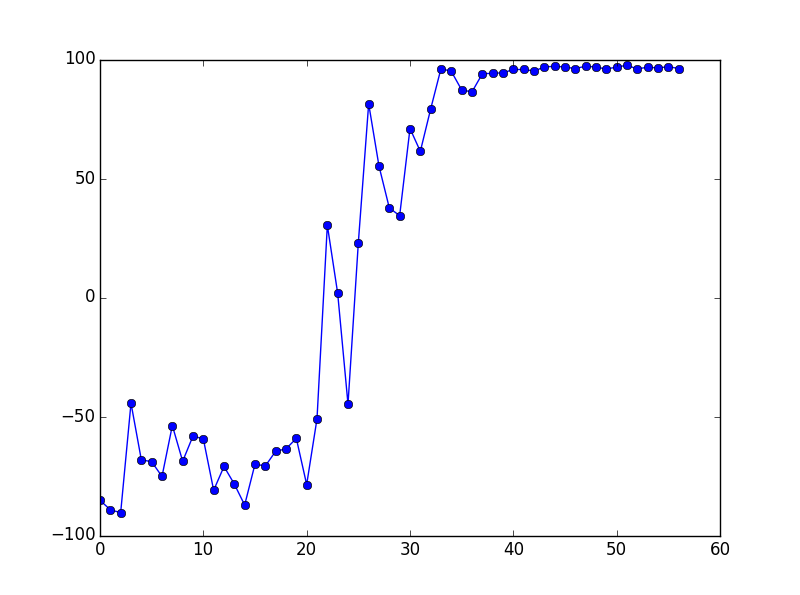

Here is the Python script that generated this plot:
from __future__ import print_function

#!/usr/bin/env python
__author__ = 'Thomas Rueckstiess, ruecksti@in.tum.de'

from pybrain.rl.environments.cartpole import CartPoleEnvironment, DiscreteBalanceTask, CartPoleRenderer
from pybrain.rl.agents import LearningAgent
from pybrain.rl.experiments import EpisodicExperiment
from pybrain.rl.learners.valuebased import NFQ, ActionValueNetwork
from pybrain.rl.explorers import BoltzmannExplorer

from numpy import array, arange, meshgrid, pi, zeros, mean
from matplotlib import pyplot as plt

# switch this to True if you want to see the cart balancing the pole (slower)
render = False
#render = True

plt.ion()

env = CartPoleEnvironment()
if render:
    renderer = CartPoleRenderer()
    env.setRenderer(renderer)
    renderer.start()

module = ActionValueNetwork(4, 3)

task = DiscreteBalanceTask(env, 100)
learner = NFQ()
learner.explorer.epsilon = 0.4

agent = LearningAgent(module, learner)
testagent = LearningAgent(module, None)
experiment = EpisodicExperiment(task, agent)

def plotPerformance(values, fig):
    plt.figure(fig.number)
    plt.clf()
    plt.plot(values, 'o-')
    plt.gcf().canvas.draw()
    # Without the next line, the pyplot plot won't actually show up.
    plt.pause(0.001)

performance = []

if not render:
    pf_fig = plt.figure()

while(True):
	# one learning step after one episode of world-interaction
    experiment.doEpisodes(1)
    agent.learn(1)

    # test performance (these real-world experiences are not used for training)
    if render:
        env.delay = True
    experiment.agent = testagent
    r = mean([sum(x) for x in experiment.doEpisodes(5)])
    env.delay = False
    testagent.reset()
    experiment.agent = agent

    performance.append(r)
    if not render:
        plotPerformance(performance, pf_fig)

    print("reward avg", r)
    print("explorer epsilon", learner.explorer.epsilon)
    print("num episodes", agent.history.getNumSequences())
    print("update step", len(performance))
